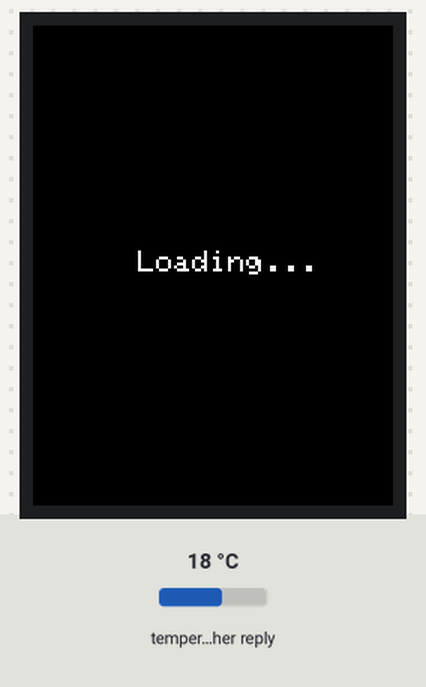
Bench run of a sketch on a simulated ESP32. Shown: 240×320 colour display. The inputs (shaded band) are chosen by the test bench; at power-on: temperature in the weather reply 18 °C. WiFi joins after 1.5 s; servers stay silent unless stated; the local clock reads 2024-03-15 10:24:30 at power-on unless the sketch sets it; web services answer with replies made up by the test bench; what the sketch prints to the serial monitor is not drawn.

Above: at 1.4 s.
At 3.2 s:
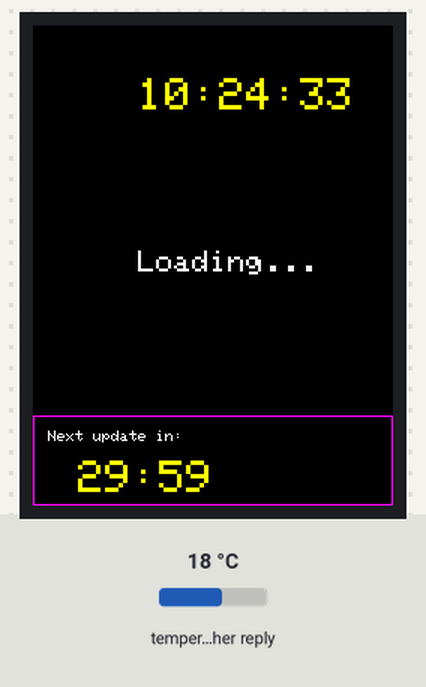
At 11.4 s:
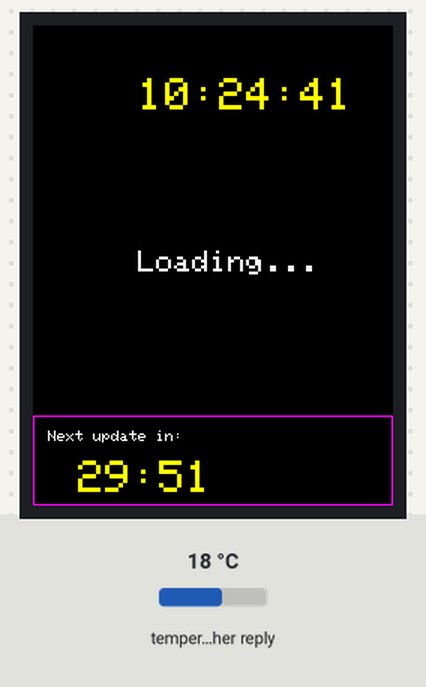
At 20.6 s:
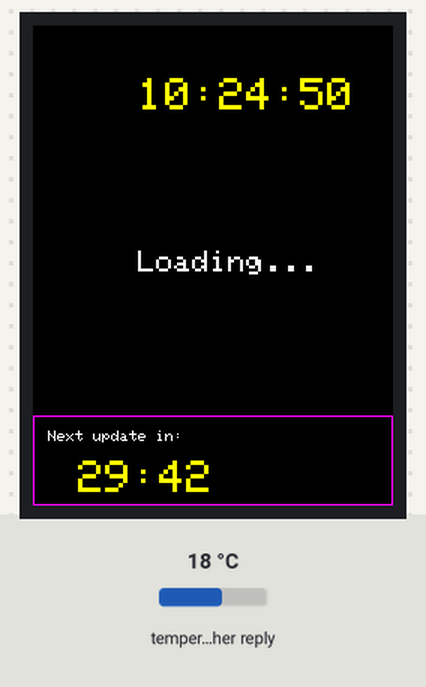
At 29.8 s:
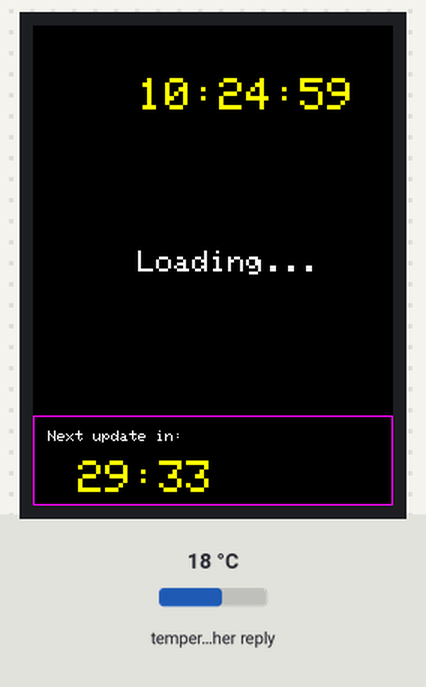
At 39.0 s:
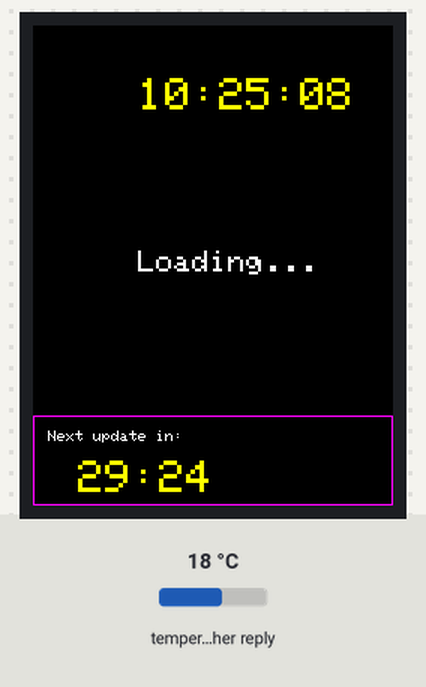

The sketch:

ESP32_Weather_Display.ino
```cpp
// ===== ESP32 Weather Display =====
// Метеостанция на базе ESP32 + ILI9341 (2.8" 240x320)
// Отображает: время, погоду, индикатор обновления (30 мин)

// ===== Подключаемые библиотеки =====
#include <WiFi.h>
#include <HTTPClient.h>
#include <ArduinoJson.h>
#include <Adafruit_ILI9341.h>
#include <Adafruit_GFX.h>
#include <SPI.h>
#include <time.h>

// ===== КОНФИГУРАЦИЯ =====

// WiFi
#define WIFI_SSID "YOUR_SSID"
#define WIFI_PASSWORD "YOUR_PASSWORD"

// Пины ILI9341 дисплея
#define TFT_CS   5    // Chip Select
#define TFT_DC   17   // Data/Command
#define TFT_RST  16   // Reset
#define TFT_MOSI 23   // SPI MOSI
#define TFT_MISO 19   // SPI MISO
#define TFT_CLK  18   // SPI Clock

// OpenWeatherMap API
#define WEATHER_API_URL "http://api.openweathermap.org/data/2.5/weather"
#define WEATHER_API_KEY "YOUR_OPENWEATHER_API_KEY"
#define WEATHER_CITY "Moscow"
#define WEATHER_COUNTRY_CODE "RU"

// Интервалы обновления
#define UPDATE_INTERVAL 1800000  // 30 минут в миллисекундах
#define DISPLAY_UPDATE_INTERVAL 1000  // Обновление дисплея каждую секунду

// Часовой пояс
#define TZ_OFFSET 3  // Москва: UTC+3

// Цвета (RGB565 16-bit)
#define COLOR_BLACK   0x0000
#define COLOR_WHITE   0xFFFF
#define COLOR_BLUE    0x001F
#define COLOR_RED     0xF800
#define COLOR_GREEN   0x07E0
#define COLOR_YELLOW  0xFFE0
#define COLOR_CYAN    0x07FF
#define COLOR_MAGENTA 0xF81F
#define COLOR_ORANGE  0xFD20

// ===== СТРУКТУРЫ =====

struct WeatherData {
  String city;
  float temperature;
  float feelsLike;
  int humidity;
  int pressure;
  String description;
  String icon;
};

// ===== ГЛОБАЛЬНЫЕ ПЕРЕМЕННЫЕ =====

Adafruit_ILI9341 tft = Adafruit_ILI9341(TFT_CS, TFT_DC, TFT_RST);
WeatherData currentWeather;
uint32_t lastWeatherUpdateTime = 0;
uint32_t lastDisplayUpdateTime = 0;
bool weatherFetched = false;

// ===== ФУНКЦИИ =====

void setup() {
  Serial.begin(115200);
  delay(1000);

  Serial.println("\n\n========== ESP32 Weather Display ==========");
  Serial.println("Инициализация...");

  // Инициализация дисплея
  initDisplay();
  displayLoading();

  // Подключение к WiFi
  connectToWiFi();

  // Синхронизация времени с NTP
  syncTime();

  // Получение первоначальных данных о погоде
  fetchWeather();

  Serial.println("✓ Инициализация завершена!");
}

void loop() {
  // Обновление погоды каждые 30 минут
  if (millis() - lastWeatherUpdateTime >= UPDATE_INTERVAL) {
    fetchWeather();
  }

  // Обновление дисплея каждую секунду
  if (millis() - lastDisplayUpdateTime >= DISPLAY_UPDATE_INTERVAL) {
    updateDisplay();
    lastDisplayUpdateTime = millis();
  }

  delay(100);
}

// ===== ИНИЦИАЛИЗАЦИЯ И ПОДКЛЮЧЕНИЕ =====

void initDisplay() {
  SPI.begin(TFT_CLK, TFT_MISO, TFT_MOSI);
  tft.begin();
  tft.setRotation(0);  // Портретная ориентация
  tft.fillScreen(COLOR_BLACK);

  Serial.println("✓ Дисплей инициализирован");
}

void connectToWiFi() {
  Serial.print("Подключение к WiFi: ");
  Serial.println(WIFI_SSID);

  WiFi.mode(WIFI_STA);
  WiFi.begin(WIFI_SSID, WIFI_PASSWORD);

  int attempts = 0;
  while (WiFi.status() != WL_CONNECTED && attempts < 30) {
    delay(500);
    Serial.print(".");
    attempts++;
  }

  Serial.println();

  if (WiFi.status() == WL_CONNECTED) {
    Serial.print("✓ WiFi подключен! IP: ");
    Serial.println(WiFi.localIP());
  } else {
    Serial.println("✗ Ошибка подключения к WiFi");
    displayError("WiFi не подключен");
    delay(3000);
  }
}

void syncTime() {
  const char* ntpServer = "pool.ntp.org";
  const long gmtOffset_sec = TZ_OFFSET * 3600;
  const int daylightOffset_sec = 0;

  Serial.print("Синхронизация времени с NTP...");
  configTime(gmtOffset_sec, daylightOffset_sec, ntpServer);

  time_t now = time(nullptr);
  int count = 0;

  while (now < 24 * 3600 && count < 100) {
    delay(500);
    Serial.print(".");
    now = time(nullptr);
    count++;
  }

  Serial.println();
  Serial.println("✓ Время синхронизировано");
}

// ===== ПОЛУЧЕНИЕ ДАННЫХ О ПОГОДЕ =====

void fetchWeather() {
  if (WiFi.status() != WL_CONNECTED) {
    Serial.println("✗ WiFi не подключен!");
    displayError("WiFi отключен");
    return;
  }

  Serial.println("📡 Запрос данных о погоде...");
  displayLoading();

  HTTPClient http;

  String url = String(WEATHER_API_URL);
  url += "?q=" + String(WEATHER_CITY) + "," + String(WEATHER_COUNTRY_CODE);
  url += "&appid=" + String(WEATHER_API_KEY);
  url += "&units=metric";

  http.begin(url);
  int httpCode = http.GET();

  if (httpCode != HTTP_CODE_OK) {
    Serial.print("✗ HTTP ошибка: ");
    Serial.println(httpCode);
    displayError("HTTP Error: " + String(httpCode));
    http.end();
    return;
  }

  String payload = http.getString();
  http.end();

  if (parseWeatherJSON(payload)) {
    Serial.println("✓ Данные о погоде получены");
    weatherFetched = true;
    lastWeatherUpdateTime = millis();
  } else {
    Serial.println("✗ Ошибка парсинга JSON");
    displayError("Ошибка парсинга данных");
  }
}

bool parseWeatherJSON(const String &json) {
  DynamicJsonDocument doc(1024);
  DeserializationError error = deserializeJson(doc, json);

  if (error) {
    Serial.print("✗ JSON ошибка: ");
    Serial.println(error.c_str());
    return false;
  }

  currentWeather.city = doc["name"].as<String>();
  currentWeather.temperature = doc["main"]["temp"].as<float>();
  currentWeather.feelsLike = doc["main"]["feels_like"].as<float>();
  currentWeather.humidity = doc["main"]["humidity"].as<int>();
  currentWeather.pressure = doc["main"]["pressure"].as<int>();
  currentWeather.description = doc["weather"][0]["main"].as<String>();
  currentWeather.icon = doc["weather"][0]["icon"].as<String>();

  Serial.println("Погода в " + currentWeather.city + ": " + currentWeather.description);
  Serial.println("  Температура: " + String(currentWeather.temperature) + "°C");

  return true;
}

// ===== ОТОБРАЖЕНИЕ НА ДИСПЛЕЕ =====

String getCurrentTimeString() {
  time_t now = time(nullptr);
  struct tm timeinfo = *localtime(&now);

  char buffer[20];
  strftime(buffer, sizeof(buffer), "%H:%M:%S", &timeinfo);
  return String(buffer);
}

uint32_t getTimeUntilNextUpdate() {
  uint32_t elapsed = millis() - lastWeatherUpdateTime;
  if (elapsed >= UPDATE_INTERVAL) {
    return 0;
  }
  return UPDATE_INTERVAL - elapsed;
}

void updateDisplay() {
  if (!weatherFetched) {
    return;
  }

  String timeStr = getCurrentTimeString();
  uint32_t timeUntilUpdate = getTimeUntilNextUpdate();

  // Только обновляем нижнюю секцию (отсчет)
  tft.fillRect(0, 260, 240, 60, COLOR_BLACK);
  drawCountdownSection(timeUntilUpdate);

  // Обновляем время в верхней секции
  tft.fillRect(100, 35, 130, 25, COLOR_BLACK);
  tft.setTextColor(COLOR_YELLOW);
  tft.setTextSize(3);
  tft.setCursor(70, 35);
  tft.println(timeStr);
}

void displayLoading() {
  tft.fillScreen(COLOR_BLACK);
  tft.setTextColor(COLOR_WHITE);
  tft.setTextSize(2);
  tft.setCursor(70, 150);
  tft.println("Loading...");
}

void displayError(const String &error) {
  tft.fillScreen(COLOR_BLACK);
  tft.setTextColor(COLOR_RED);
  tft.setTextSize(2);
  tft.setCursor(10, 50);
  tft.println("ERROR");

  tft.setTextColor(COLOR_WHITE);
  tft.setTextSize(1);
  tft.setCursor(10, 100);
  tft.println(error);
}

void displayWeather() {
  tft.fillScreen(COLOR_BLACK);

  // ===== ВЕРХНЯЯ СЕКЦИЯ - ВРЕМЯ (0-60 пикселей) =====
  tft.drawRect(0, 0, 240, 60, COLOR_CYAN);
  tft.setTextColor(COLOR_CYAN);
  tft.setTextSize(2);
  tft.setCursor(20, 15);
  tft.println("TIME:");

  String timeStr = getCurrentTimeString();
  tft.setTextColor(COLOR_YELLOW);
  tft.setTextSize(3);
  tft.setCursor(70, 35);
  tft.println(timeStr);

  // ===== СРЕДНЯЯ СЕКЦИЯ - ПОГОДА (70-260 пикселей) =====
  tft.drawRect(0, 70, 240, 180, COLOR_GREEN);

  // Город
  tft.setTextColor(COLOR_WHITE);
  tft.setTextSize(2);
  tft.setCursor(10, 85);
  tft.print("City: ");
  tft.println(currentWeather.city);

  // Температура (большой текст)
  tft.setTextColor(COLOR_ORANGE);
  tft.setTextSize(4);
  tft.setCursor(10, 115);
  tft.print((int)currentWeather.temperature);
  tft.println("C");

  // Ощущаемая температура
  tft.setTextColor(COLOR_WHITE);
  tft.setTextSize(1);
  tft.setCursor(10, 155);
  tft.print("Feels like: ");
  tft.print((int)currentWeather.feelsLike);
  tft.println("C");

  // Описание
  tft.setCursor(10, 170);
  tft.print("Weather: ");
  tft.println(currentWeather.description);

  // Влажность
  tft.setCursor(10, 185);
  tft.print("Humidity: ");
  tft.print(currentWeather.humidity);
  tft.println("%");

  // Давление
  tft.setCursor(10, 200);
  tft.print("Pressure: ");
  tft.print(currentWeather.pressure);
  tft.println(" hPa");

  // Иконка погоды (символ)
  drawWeatherIcon(currentWeather.icon, 160, 120);

  // ===== НИЖНЯЯ СЕКЦИЯ - ОТСЧЕТ (260-320 пикселей) =====
  uint32_t timeUntilUpdate = getTimeUntilNextUpdate();
  drawCountdownSection(timeUntilUpdate);
}

void drawWeatherIcon(const String &icon, int x, int y) {
  tft.setTextColor(COLOR_BLUE);
  tft.setTextSize(3);
  tft.setCursor(x - 30, y);

  if (icon.indexOf("01d") >= 0) {
    tft.println("SUN");
  } else if (icon.indexOf("01n") >= 0) {
    tft.println("MOON");
  } else if (icon.indexOf("02") >= 0 || icon.indexOf("03") >= 0 || icon.indexOf("04") >= 0) {
    tft.println("CLOUD");
  } else if (icon.indexOf("09") >= 0 || icon.indexOf("10") >= 0) {
    tft.println("RAIN");
  } else if (icon.indexOf("11") >= 0) {
    tft.println("STORM");
  } else if (icon.indexOf("13") >= 0) {
    tft.println("SNOW");
  } else if (icon.indexOf("50") >= 0) {
    tft.println("FOG");
  }
}

void drawCountdownSection(uint32_t remainingMS) {
  tft.drawRect(0, 260, 240, 60, COLOR_MAGENTA);

  tft.setTextColor(COLOR_WHITE);
  tft.setTextSize(1);
  tft.setCursor(10, 270);
  tft.println("Next update in:");

  // Переводим миллисекунды в минуты и секунды
  uint32_t seconds = remainingMS / 1000;
  uint32_t minutes = seconds / 60;
  seconds = seconds % 60;

  // Выводим время
  tft.setTextColor(COLOR_YELLOW);
  tft.setTextSize(3);
  tft.setCursor(30, 290);

  if (minutes < 10) tft.print("0");
  tft.print(minutes);
  tft.print(":");
  if (seconds < 10) tft.print("0");
  tft.println(seconds);
}

// На случай если нужно сделать полное обновление дисплея
void fullDisplayUpdate() {
  if (weatherFetched) {
    displayWeather();
  }
}
```

Measured:
- what the display in image 0 shows lasts 1.8 s, from 1.3 s to 3.1 s
- what the display in image 1 shows lasts 1.1 s, from 3.1 s to 4.2 s
